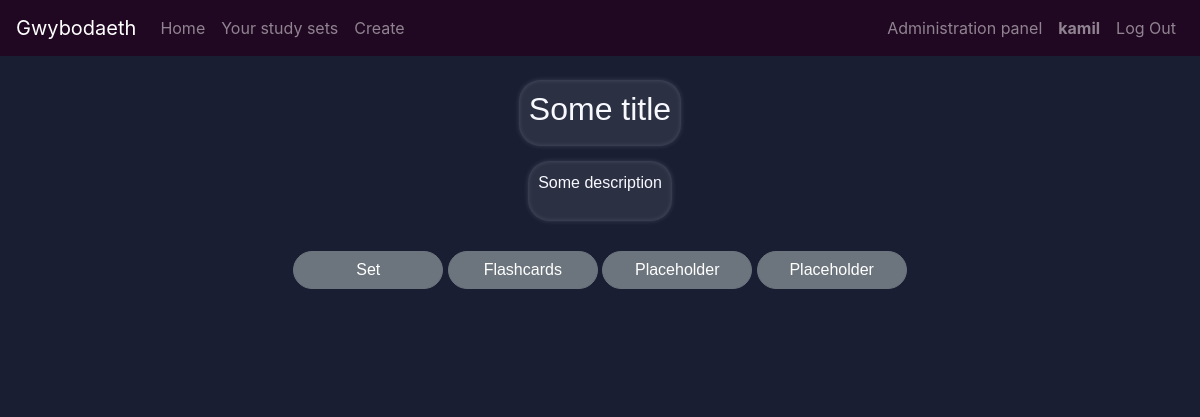
The app's page /2 (signed in) with its own data.
### Gwybodaeth/models.py (models this page shows, shortened)
class User(AbstractUser):
    def __str__(self):
        return f"{self.username}"

class Study_set(models.Model):
    author      = models.ForeignKey(User, on_delete=models.CASCADE, related_name="study_sets")
    description = models.CharField(max_length=1023)
    title       = models.CharField(max_length=127)
    defs_lang   = models.CharField(max_length=8)
    terms_lang  = models.CharField(max_length=8)
    terms       = models.JSONField()
    timestamp   = models.DateTimeField(auto_now_add=True)

### Gwybodaeth/views.py (the view)
# urls.py: path("<int:study_set_id>",            views.study_set_view,       name="study-set-view" ),
def study_set_view(request, study_set_id):
    require_method(request, 'GET')
    study_set = get_object_if_exists(Study_set, study_set_id)
    if not study_set:
        return page_not_found(request, "Study set", study_set_id)
    return render(request, "gwybodaeth/study_set.html", {
        "study_set": study_set
    })

### Gwybodaeth/util.py (called while the page is built)
def require_method(request, method, status=400):
    if (type(method) is list) and (not request.method in method):
        return JsonResponse({"error": f"Request method must be one of the following:\
                            {', '.join(method)}."},
                            status=status)
    if not request.method == method:
        return JsonResponse({"error": f"{method} request required"},
                            status=status)

def get_object_if_exists(model, id):
    try:
        object = model.objects.get(pk=id)
    except ObjectDoesNotExist:
        return False
    return object

### Gwybodaeth/templates/gwybodaeth/study_set.html (shortened to what this page needs)
{% extends "./layout.html" %}
{% block body %}
  <div class="grid-container-6">
    <div class="study-set-line">
      <h2>{{ study_set.title }}</h2>
    </div>
    <div class="study-set-line">
      <p>{{ study_set.description }}</p>
    </div>
  </div>
  {% include "./includable/learning_options.html" %}
{% endblock %}

### Gwybodaeth/templates/gwybodaeth/layout.html (shortened to what this page needs)
{% load static %}
<!DOCTYPE html>
<html lang="en">
    <head>
        <link   rel ="stylesheet"
                href="{% static 'gwybodaeth/styles/styles.css' %}">
    </head>
    <body>
        <nav class="navbar fixed-top navbar-expand-lg navbar-dark bg-porffor">
            <a  class="navbar-brand"
                href="{% url 'index' %}">Gwybodaeth</a>
            <ul class="navbar-nav mr-auto">
                <li class="nav-item">
                    <a  class="nav-link"
                        href="{% url 'index' %}">Home</a>
                </li>
                {% if user.is_authenticated %}
                <li class="nav-item">
                    <a class="nav-link" href="{% url 'user-sets' user.username %}">Your study sets</a>
                </li>
                <li class="nav-item">
                    <a class="nav-link" href="{% url 'create-set' %}">Create</a>
                </li>
                {% endif %}
            </ul>
            <ul class="navbar-nav ml-auto">
            {% if user.is_authenticated %}
                {% if user.is_superuser %}
                    <li class="nav-item">
                        <a href="/admin/" class="nav-link">Administration panel</a>
                    </li>
                {% endif %}
                <li class="nav-item">
                    <a class="nav-link" href="">
                        <strong>{{ user.username }}</strong>
                    </a>
                </li>
                <li class="nav-item">
                    <a class="nav-link" href="{% url 'logout' %}">Log Out</a>
                </li>
            {% endif %}
            </ul>
        </nav>
        <div class="body">
            {% block body %}
            {% endblock %}
        </div>
    </body>
</html>

### records on screen
User: username "kamil"
Study_set: title "Some title", description "Some description"
